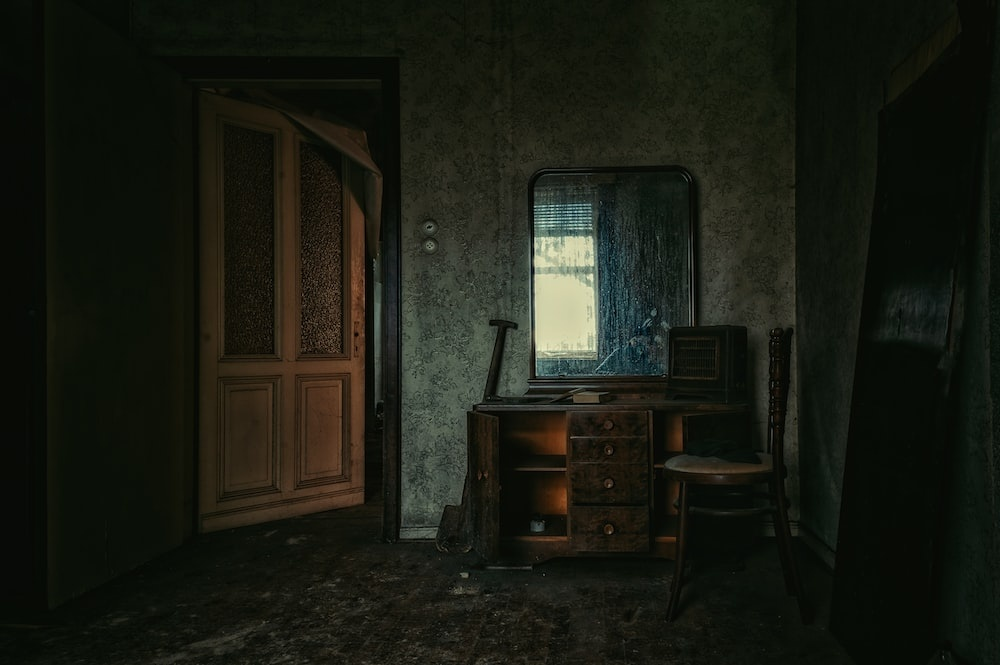
#> input picture test.jpg, 1000 x 665 px
$ python rotate_test.py
#> lines starting #> are read from the running program, lines starting #| are printed output that depends on the picture
import cv2
import numpy as np

img = cv2.imread('test.jpg')
#> img is the input picture: shape (665, 1000, 3); mean B, G, R 18.5, 27.5, 25
cv2.imshow("og",img)
img_cw_90 = cv2.rotate(img, cv2.ROTATE_90_CLOCKWISE)
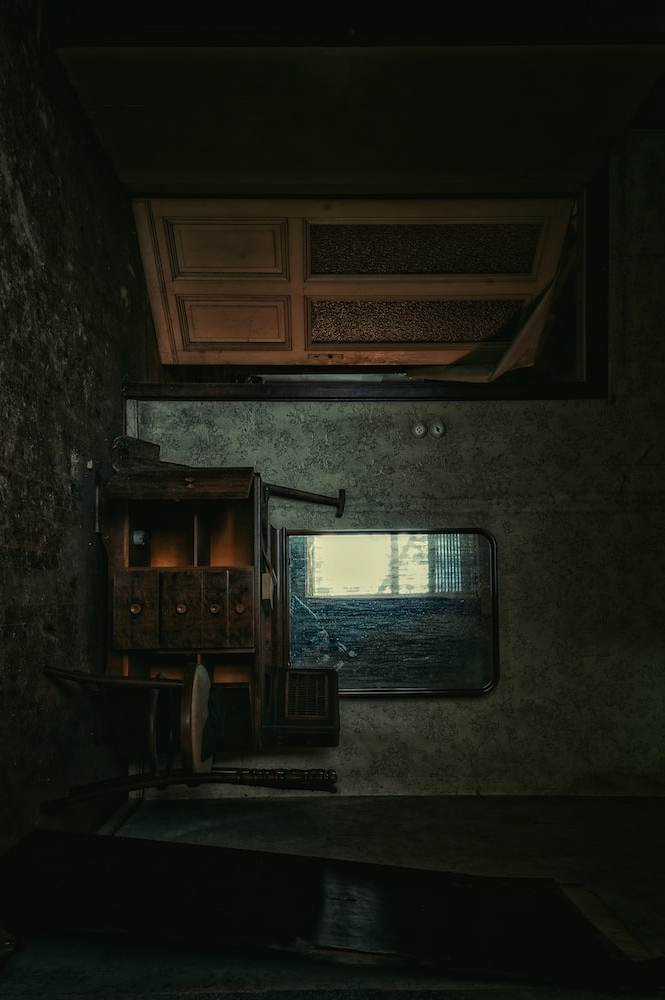
#> img_cw_90: shape (1000, 665, 3); mean B, G, R 18.5, 27.5, 25

cv2.namedWindow("Full", cv2.WINDOW_KEEPRATIO)
cv2.setWindowProperty("Full", cv2.WND_PROP_FULLSCREEN, cv2.WINDOW_FULLSCREEN)
cv2.imshow("Full", img_cw_90)
cv2.waitKey(0)
cv2.destroyAllWindows()
